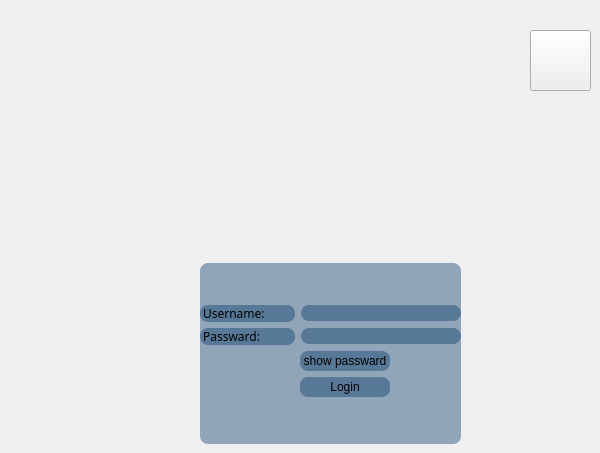
    <widget class="QWidget" name="page">
     <widget class="QWidget" name="widget" native="true">
      <property name="enabled">
       <bool>true</bool>
      </property>
      <property name="geometry">
       <rect>
        <x>240</x>
        <y>80</y>
        <width>181</width>
        <height>161</height>
       </rect>
      </property>
      <property name="styleSheet">
       <string notr="true">border-image: url(:/res/images/1.png);</string>
      </property>
     </widget>
     <widget class="QPushButton" name="btn_exit">
      <property name="geometry">
       <rect>
        <x>530</x>
        <y>30</y>
        <width>61</width>
        <height>61</height>
       </rect>
      </property>
      <property name="styleSheet">
       <string notr="true">border-image: url(:/res/images/6.png);</string>
      </property>
      <property name="text">
       <string/>
      </property>
     </widget>
     <widget class="QWidget" name="login_layout" native="true">
      <property name="geometry">
       <rect>
        <x>200</x>
        <y>263</y>
        <width>261</width>
        <height>181</height>
       </rect>
      </property>
      <property name="styleSheet">
       <string notr="true"> background: rgba(0, 50, 100, 100);
 border-radius: 8px;</string>
      </property>
      <layout class="QVBoxLayout" name="verticalLayout_13">
       <item>
        <spacer name="verticalSpacer_2">
         <property name="orientation">
          <enum>Qt::Vertical</enum>
         </property>
         <property name="sizeHint" stdset="0">
          <size>
           <width>20</width>
           <height>40</height>
          </size>
         </property>
        </spacer>
       </item>
       <item>
        <layout class="QVBoxLayout" name="verticalLayout_10">
         <item>
          <layout class="QHBoxLayout" name="horizontalLayout_37">
           <item>
            <widget class="QLabel" name="label_75">
             <property name="font">
              <font>
               <family>Lucida Sans Typewriter</family>
               <pointsize>9</pointsize>
              </font>
             </property>
             <property name="text">
              <string> Username:</string>
             </property>
            </widget>
           </item>
           <item>
            <widget class="QLineEdit" name="lineEdit_loguser">
             <property name="maximumSize">
              <size>
               <width>160</width>
               <height>16777215</height>
              </size>
             </property>
            </widget>
           </item>
          </layout>
         </item>
         <item>
          <layout class="QHBoxLayout" name="horizontalLayout_38">
           <item>
            <widget class="QLabel" name="label_76">
             <property name="font">
              <font>
               <family>Lucida Sans Typewriter</family>
               <pointsize>9</pointsize>
              </font>
             </property>
             <property name="text">
              <string> Passward:</string>
             </property>
            </widget>
           </item>
           <item>
            <widget class="QLineEdit" name="lineEdit_logpw">
             <property name="maximumSize">
              <size>
               <width>160</width>
               <height>16777215</height>
              </size>
             </property>
            </widget>
           </item>
          </layout>
         </item>
         <item>
          <layout class="QHBoxLayout" name="horizontalLayout_39">
           <item>
            <spacer name="horizontalSpacer_40">
             <property name="orientation">
              <enum>Qt::Horizontal</enum>
             </property>
             <property name="sizeHint" stdset="0">
              <size>
               <width>100</width>
               <height>20</height>
              </size>
             </property>
            </spacer>
           </item>
           <item>
            <widget class="QPushButton" name="btn_showpw">
             <property name="sizePolicy">
              <sizepolicy hsizetype="Preferred" vsizetype="Maximum">
               <horstretch>0</horstretch>
               <verstretch>0</verstretch>
              </sizepolicy>
             </property>
             <property name="maximumSize">
              <size>
               <width>16777215</width>
               <height>800</height>
              </size>
             </property>
             <property name="text">
              <string> show passward </string>
             </property>
            </widget>
           </item>
           <item>
            <spacer name="horizontalSpacer_41">
             <property name="orientation">
              <enum>Qt::Horizontal</enum>
             </property>
             <property name="sizeHint" stdset="0">
              <size>
               <width>40</width>
               <height>20</height>
              </size>
             </property>
            </spacer>
           </item>
          </layout>
         </item>
         <item>
          <layout class="QHBoxLayout" name="horizontalLayout_43">
           <item>
            <spacer name="horizontalSpacer_42">
             <property name="orientation">
              <enum>Qt::Horizontal</enum>
             </property>
             <property name="sizeHint" stdset="0">
              <size>
               <width>100</width>
               <height>20</height>
              </size>
             </property>
            </spacer>
           </item>
           <item>
            <widget class="QPushButton" name="btn_login">
             <property name="sizePolicy">
              <sizepolicy hsizetype="Preferred" vsizetype="Fixed">
               <horstretch>0</horstretch>
               <verstretch>0</verstretch>
              </sizepolicy>
             </property>
             <property name="maximumSize">
              <size>
               <width>16777215</width>
               <height>80</height>
              </size>
             </property>
             <property name="text">
              <string>         Login         </string>
             </property>
            </widget>
           </item>
           <item>
            <spacer name="horizontalSpacer_43">
             <property name="orientation">
              <enum>Qt::Horizontal</enum>
             </property>
             <property name="sizeHint" stdset="0">
              <size>
               <width>40</width>
               <height>20</height>
              </size>
             </property>
            </spacer>
           </item>
          </layout>
         </item>
         <item>
          <spacer name="verticalSpacer_3">
           <property name="orientation">
            <enum>Qt::Vertical</enum>
           </property>
           <property name="sizeHint" stdset="0">
            <size>
             <width>20</width>
             <height>5</height>
            </size>
           </property>
          </spacer>
         </item>
        </layout>
       </item>
       <item>
        <spacer name="verticalSpacer">
         <property name="orientation">
          <enum>Qt::Vertical</enum>
         </property>
         <property name="sizeHint" stdset="0">
          <size>
           <width>20</width>
           <height>40</height>
          </size>
         </property>
        </spacer>
       </item>
      </layout>
     </widget>
    </widget>
